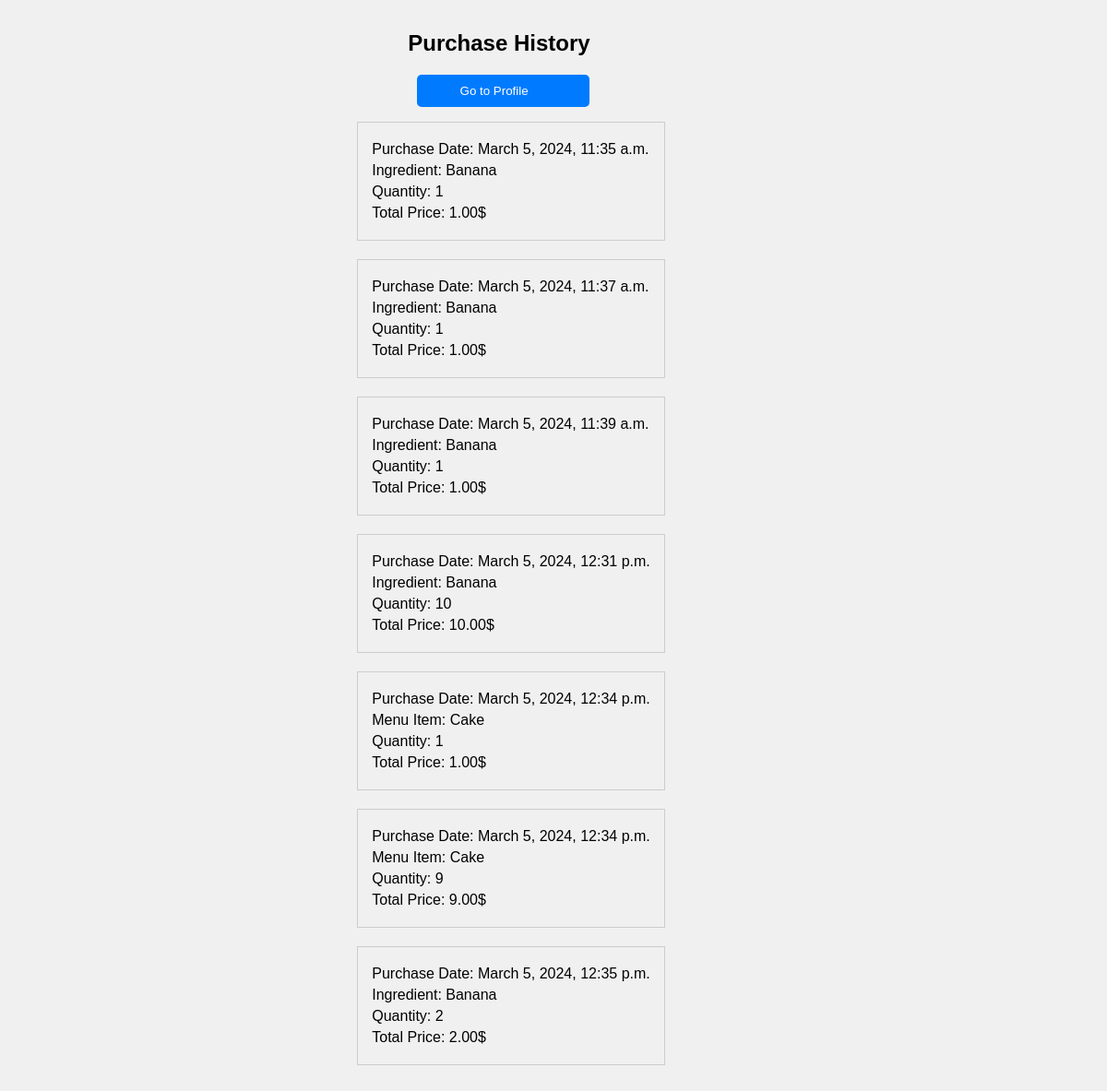
Before: /purchase_history/ (signed in) with the older database file.
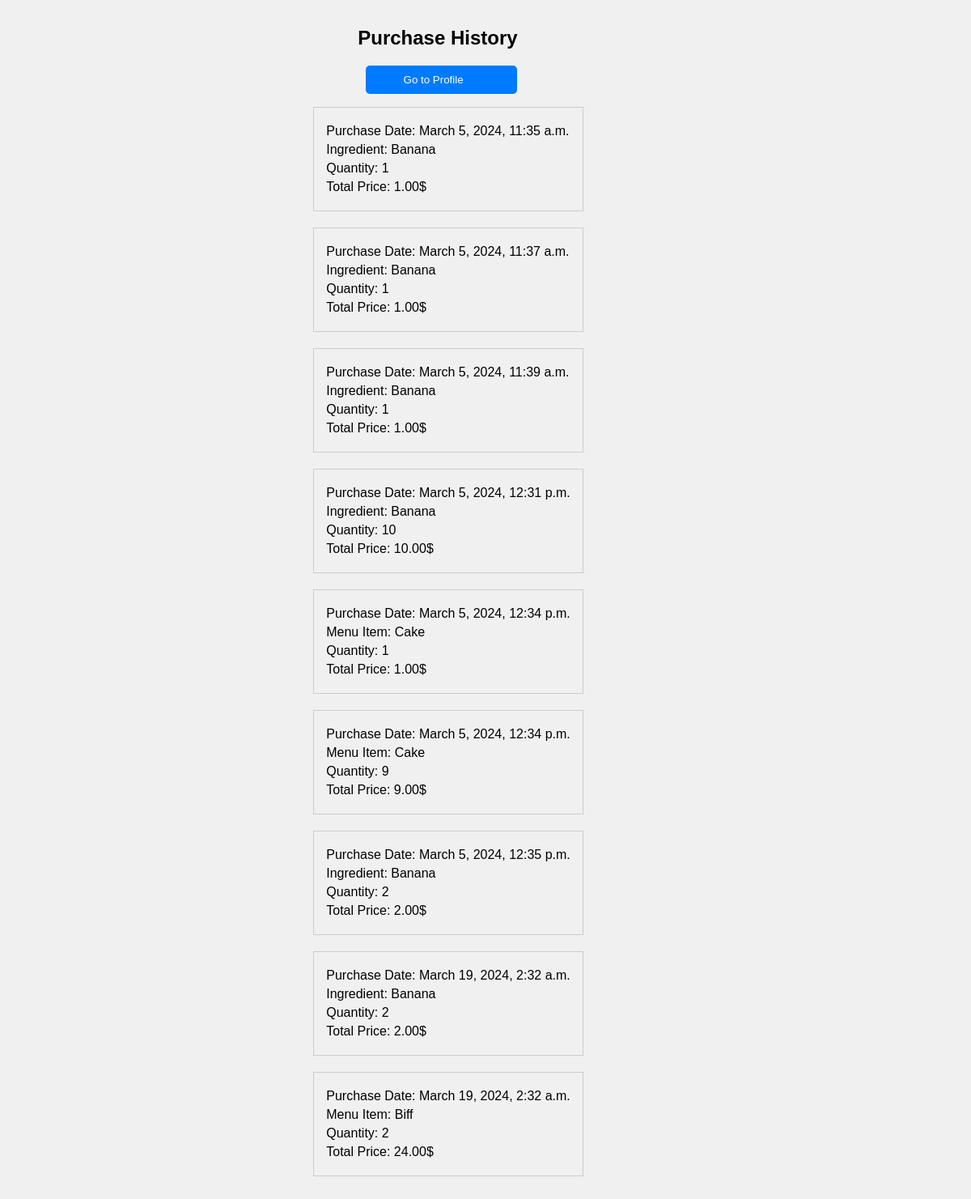
After: the same page with the newer database file.
### main/models.py (models this page shows, shortened)
class PurchaseHistory(models.Model):
    user = models.ForeignKey(User, on_delete=models.CASCADE)
    ingredient = models.ForeignKey(Ingredient, on_delete=models.CASCADE, null=True, blank=True)
    menu_item = models.ForeignKey(MenuItem, on_delete=models.CASCADE, null=True, blank=True)  # Новое поле для элементов меню
    quantity = models.IntegerField()
    total_price = models.DecimalField(max_digits=10, decimal_places=2)
    purchase_date = models.DateTimeField(default=datetime.now)

class Ingredient(models.Model):
    name = models.CharField(max_length=100)
    price = models.DecimalField(max_digits=10, decimal_places=2, default=0.00)  # Добавляем поле price
    available_quantity = models.IntegerField(default=0)
    quantity = models.IntegerField(default=0)
    unit_price = models.DecimalField(max_digits=10, decimal_places=2, default=0.00)
    def __str__(self):
        return self.name

class MenuItem(models.Model):
    name = models.CharField(max_length=100)
    price = models.DecimalField(max_digits=10, decimal_places=2)
    quantity = models.IntegerField(default=0)  # Добавляем новое поле quantity
    ingredients = models.ManyToManyField(Ingredient, through='RecipeRequirement')
    def __str__(self):
        return self.name

### main/views.py (the view)
# urls.py: path('purchase_history/', views.purchase_history, name='purchase_history'),
def purchase_history(request):
    purchase_history = PurchaseHistory.objects.filter(user=request.user)
    return render(request, 'main/purchase_history.html', {'purchase_history': purchase_history})

### main/templates/main/purchase_history.html (shortened to what this page needs)
{% extends 'main/base.html' %}
{% load static %}
{% block content %}
<head>
    <link rel="stylesheet" href="{% static 'main/css/purchase_history.css' %}">
</head>
<h2>Purchase History</h2>
<button type="submit" class="profile-button"><a href="{% url 'profile' %}">Go to Profile</a></button>
<ul class="purchase-history">
    {% for purchase in purchase_history %}
        <li>
            <p>Purchase Date: {{ purchase.purchase_date }}</p>
            {% if purchase.menu_item %}
                <p>Menu Item: {{ purchase.menu_item }}</p>
            {% else %}
                <p>Ingredient: {{ purchase.ingredient }}</p>
            {% endif %}
            <p>Quantity: {{ purchase.quantity }}</p>
            <p>Total Price: {{ purchase.total_price }}$</p>
        </li>
    {% endfor %}
</ul>
{% endblock %}

Changed rows visible on the page:
added PurchaseHistory: purchase_date "March 19, 2024, 2:32 a.m.", ingredient "Banana", quantity "2", total_price "2.00"
added PurchaseHistory: purchase_date "March 19, 2024, 2:32 a.m.", menu_item "Biff", quantity "2", total_price "24.00"
